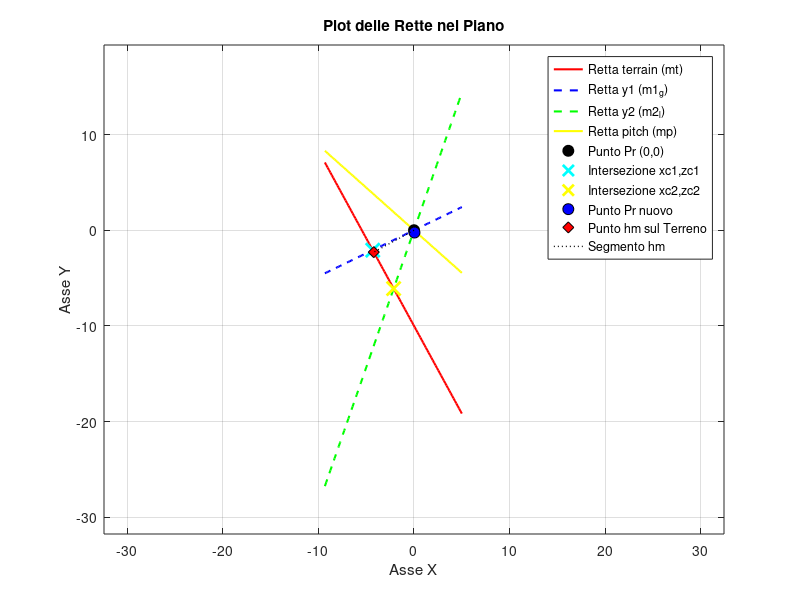

This chart was generated by the following MATLAB code:
clear; close all; clc;

% Flag per usare angoli specifici o generati randomicamente
use_specific_angles = false; % Imposta a 'false' per angoli randomici
tolerance = 1e-4;
areDifferent = @(a, b, tol) abs(a - b) > tol * max(abs(a), abs(b));

%% Measuraments Variables
pr = [0,0]';
qt = - 10;
Gamma = -pi/8;
Lambda = pi/8;
u = 200;
w = 150;
Ts = 0.001;

if use_specific_angles
    beta = pi/10;
    theta = -pi/10;
else
    % random angles generator
    lower_bound = -pi/2;
    upper_bound = pi/2;
    % Genera un singolo angolo randomico
    beta = lower_bound + (upper_bound - lower_bound) * rand();
    lower_bound = -pi/4;
    upper_bound = pi/4;
    theta = lower_bound + (upper_bound - lower_bound) * rand();
end

beta_ang = rad2deg(beta)
theat_ang = rad2deg(theta)

m1_g = tan((3*pi/2 + Gamma + theta)); 
m2_l = tan((3*pi/2 + Lambda + theta));
    
mt = tan(beta);
mp = tan(theta);
% robot position

q1 = pr(2) - m1_g*pr(1);
q2 = pr(2) - m2_l*pr(1);
qp = pr(2) - mp*pr(1);

z_r = [0, -1]';
Ry_2D = [cos(theta), -sin(theta);
      sin(theta),  cos(theta)];
z_r = Ry_2D*z_r;

% computation for y1 
xc1 = (q1 - qt) / (mt - m1_g);
zc1 = mt * xc1 + qt;
ang1 = (3*pi/2 + Gamma + theta)/pi*180;
y1m = norm([pr(1) - xc1; pr(2) - zc1]);
v_p1 = [xc1 - pr(1); zc1 - pr(2)];
visibile_y1 = dot(z_r, v_p1) > 0;
if ~visibile_y1
    error('Errore in visibilità y1 \n');
end

% Computation for y2
xc2 = (q2 - qt) / (mt - m2_l);
zc2 = mt * xc2 + qt;
ang2 = (Lambda + theta)/pi*180;
y2m = norm([pr(1) - xc2; pr(2) - zc2]);
v_p2 = [xc2 - pr(1); zc2 - pr(2)];
visibile_y2 = dot(z_r, v_p2) > 0;

if ~visibile_y2
    error('Errore in visibilità y2 \n');
end

% valore da ottenere di h
hm = (abs(mt*pr(1) - pr(2) + qt))/ (sqrt(mt^2 + 1));

% Y computation
y1_abs = hm/abs(cos(Gamma - (beta - theta)));
y1 = hm/(cos(Gamma - (beta - theta)));
y2_abs = hm/abs(cos(Lambda - (beta - theta)));
y2 = hm/(cos(Lambda - (beta - theta)));

% h check
h_y1 = y1m*(cos(Gamma - (beta - theta)));
h_y2_abs = y2m * abs(cos(Lambda - (beta - theta)));

% h variation
dx = u*cos(theta) + w*sin(theta);
dz = -(-u*sin(theta) + w*cos(theta));
pr_new = pr + [dx*Ts, dz*Ts]'; 
h_new = hm - u*sin((beta - theta))*Ts - w*cos((beta - theta))*Ts;
hm_new = (abs(mt*pr_new(1) - pr_new(2) + qt))/ (sqrt(mt^2 + 1));

fprintf('\nValori Calcolati:\n');
fprintf('hm: %.4f\n', hm);
fprintf('y1m: %.4f\n', y1m);
fprintf('y2m: %.4f\n', y2m);

if areDifferent(hm, h_y1, tolerance) || areDifferent(h_y1, h_y2_abs, tolerance)
    fprintf('Errore in h measurament\n');
    fprintf('hm: %.4f\n', hm);
    fprintf('h_y1: %.4f\n', h_y1);
    fprintf('h_y2_abs: %.4f\n', h_y2_abs);
end

if areDifferent(y1m, y1_abs, tolerance) || areDifferent(y1_abs, y1, tolerance)
    fprintf('Errore in y1\n');
    fprintf('y1m: %.4f\n', y1m);
    fprintf('y1_abs: %.4f\n', y1_abs);
    fprintf('y1: %.4f\n', y1);
end

if areDifferent(y2m, y2_abs, tolerance) || areDifferent(y2_abs, y2, tolerance)
    fprintf('Errore in y2 \n');
    fprintf('y2m: %.4f\n', y2m);
    fprintf('y2_abs: %.4f\n', y2_abs);
    fprintf('y2: %.4f\n', y2);
end

fprintf('Controllo velocità e valori h\n');
fprintf('h nel nuovo punto dato dalle velocità: %.4f\n', hm_new);
if areDifferent(hm_new, h_new, tolerance)
    fprintf('Errore nella variazione di h \n');
    fprintf('h dalle velocità: %.4f\n', h_new);
    val_u = -u*sin((beta - theta))*Ts;
    val_w = -w*cos((beta - theta))*Ts;
    fprintf('velocità u: %.4f, velocità w: %.4f\n', val_u, val_w);
end

% plot
% Intervallo di x per il plot
x_min = min([pr(1), xc1, xc2]) - 5;
x_max = max([pr(1), xc1, xc2]) + 5;
x_values = linspace(x_min, x_max, 100);

% Equazioni delle rette
y_mt = mt * x_values + qt;
y_m1g = m1_g * x_values + q1; 
y_m2l = m2_l * x_values + q2;
y_mp = mp * x_values + qp;

% plot per h
m_perp = -1/mt; 
b_perp = pr(2) - m_perp * pr(1); 
x_hm = (b_perp - qt) / (mt - m_perp);
y_hm = mt * x_hm + qt;

figure;
hold on;
grid on;
box on;

plot(x_values, y_mt, 'r-', 'LineWidth', 1.5, 'DisplayName', 'Retta terrain (mt)');
plot(x_values, y_m1g, 'b--', 'LineWidth', 1.5, 'DisplayName', 'Retta y1 (m1_g)');
plot(x_values, y_m2l, 'g--', 'LineWidth', 1.5, 'DisplayName', 'Retta y2 (m2_l)');
plot(x_values, y_mp, 'y-', 'LineWidth', 1.5, 'DisplayName', 'Retta pitch (mp)');

% Plot dei punti noti
plot(pr(1), pr(2), 'ko', 'MarkerFaceColor', 'k', 'MarkerSize', 8, 'DisplayName', 'Punto Pr (0,0)');
plot(xc1, zc1, 'cx', 'MarkerSize', 10, 'LineWidth', 2, 'DisplayName', 'Intersezione xc1,zc1');
plot(xc2, zc2, 'yx', 'MarkerSize', 10, 'LineWidth', 2, 'DisplayName', 'Intersezione xc2,zc2');
plot(pr_new(1), pr_new(2), 'ko', 'MarkerFaceColor', 'b', 'MarkerSize', 8, 'DisplayName', 'Punto Pr nuovo');

plot(x_hm, y_hm, 'kd', 'MarkerFaceColor', 'r', 'MarkerSize', 8, 'DisplayName', 'Punto hm sul Terreno'); % Punto hm
plot([pr(1), x_hm], [pr(2), y_hm], 'k:', 'LineWidth', 1, 'DisplayName', 'Segmento hm'); % Retta congiungente

% Aggiungi etichette e legenda
xlabel('Asse X');
ylabel('Asse Y');
title('Plot delle Rette nel Piano');
legend('Location', 'best');
axis equal; % Assicura che le unità sugli assi siano uguali per evitare distorsioni angolari
ylim_auto = [min([min(y_mt), min(y_m1g), min(y_m2l), qt, zc1, zc2])-5, max([max(y_mt), max(y_m1g), max(y_m2l), qt, zc1, zc2])+5];
if isfinite(ylim_auto(1)) && isfinite(ylim_auto(2))
    ylim(ylim_auto);
end
hold off;


